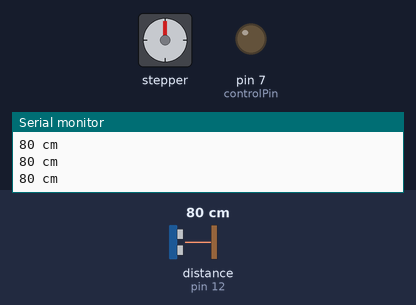
This sketch was run on a simulated Arduino Uno, built with avr-gcc and run on an emulated ATmega328P. Shown: stepper motor, output pins drawn as LEDs (lit = HIGH), the last lines printed to the serial monitor. Wiring (inferred from the names in the program): ultrasonic range finder: trigger pin 13; echo pin 12; stepper motor (2048 steps per turn assumed): coils pin 2, pin 3, pin 4, pin 5. The test bench sets the inputs (shaded band); at power-on: distance to the obstacle (sensor on pin 12) 80 cm. The echo pulse lasts 58.3 µs per cm; the audio player accepts every command and is not drawn; pins used as bus, display or sensor lines are not drawn.

Above: at 6.2 s.
6.3 s: distance to the obstacle (sensor on pin 12) set to 55 cm
7.9 s: distance to the obstacle (sensor on pin 12) set to 45 cm
At 8.44 s:
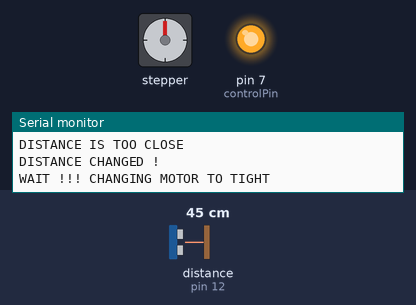
At 9.04 s:
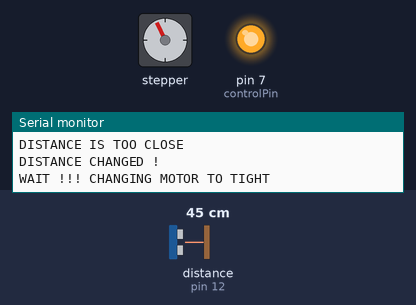
Timing chart, 0 to 22.9 s (numbered marks = the images above; inputs shaded):
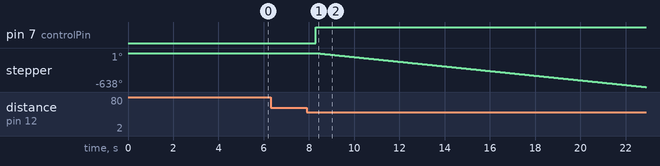

Measured:
- the behaviour switches between 51 and 50 cm on distance to the obstacle (sensor on pin 12) (found by bisection; images 0 and 1)
- after the input at 7.9 s, pin 7 (controlPin): LOW → HIGH after 0.39 s; stepper: keeps turning counter-clockwise at about 44°/s, starting after 0.42 s

The sketch:

stepper_master.ino
```cpp
#include "DFPlayer_Mini_Mp3.h"


#define MAX 1500  // Number of steps for turning loose or tight

#define trigPin 13
#define echoPin 12

#define motorPin1 2
#define motorPin2 3
#define motorPin3 4
#define motorPin4 5

#define controlPin 7
#define delayTime 4

#define TIGHT 1
#define LOOSE 0
#define STOP -1

#define DEBUG 1     // Set to 1 to see serial port messages, this MAY conflict with the MP3 playback !

#define SAMPLES 50   // Number of Consecutive samples before concluding distance of the object

int dir = STOP;
int state = LOOSE;


// TIGHT = CCW
// LOSE = CW

#define DISTANCE_TOO_CLOSE  0         // Audio File 0001.MP3
#define DISTANCE_PERFECT    1         // Audio File 0002.MP3
#define DISTANCE_FAR        2         // Audio file 0003.MP3
#define DISTANCE_TOO_FAR    3         // Audio File 0004.MP3
#define DISTANCE_START      4         // Audio File 0005.MP3


#define DISTANCE_CLOSE_CM      50
// ignore 51 to 69
#define DISTANCE_PERFECT_CM_MIN    70
#define DISTANCE_PERFECT_CM_MAX    120
// ignore 121 to 199
#define DISTANCE_FAR_CM        220

int distance = DISTANCE_START;
int distance_old = DISTANCE_START;
int distance_new = DISTANCE_START;

long duration, dist;

// MP3
// 1 = Tight
// 2 = Open
// 3 = Intro
void setup()
{

  pinMode(controlPin, OUTPUT);
  digitalWrite(controlPin, LOW);
  // Pins for stepper motor
  pinMode(motorPin1, OUTPUT);
  pinMode(motorPin2, OUTPUT);
  pinMode(motorPin3, OUTPUT);
  pinMode(motorPin4, OUTPUT);
  // Pins for distance meter
  pinMode(trigPin, OUTPUT);
  pinMode(echoPin, INPUT);

  Serial.begin(9600);

  mp3_set_serial (Serial); //set Serial for DFPlayer-mini mp3 module
  mp3_set_volume (50);

  //mp3_stop ();

  mp3_play (5); // 3 = 3rd audio file

  // wait before starting

  delay(5000);

}

void turn_loose()
{
   digitalWrite(controlPin, 0);
  int i = 0;

  for (i = 0; i < MAX; i++ )
  {
    digitalWrite(motorPin1, HIGH);
    digitalWrite(motorPin2, LOW);
    digitalWrite(motorPin3, LOW);
    digitalWrite(motorPin4, LOW);
    delay(delayTime);
    digitalWrite(motorPin1, LOW);
    digitalWrite(motorPin2, HIGH);
    digitalWrite(motorPin3, LOW);
    digitalWrite(motorPin4, LOW);
    delay(delayTime);
    digitalWrite(motorPin1, LOW);
    digitalWrite(motorPin2, LOW);
    digitalWrite(motorPin3, HIGH);
    digitalWrite(motorPin4, LOW);
    delay(delayTime);
    digitalWrite(motorPin1, LOW);
    digitalWrite(motorPin2, LOW);
    digitalWrite(motorPin3, LOW);
    digitalWrite(motorPin4, HIGH);
    delay(delayTime);
  }

 // turn motor coils all  off

  digitalWrite(motorPin1, LOW);
  digitalWrite(motorPin2, LOW);
  digitalWrite(motorPin3, LOW);
  digitalWrite(motorPin4, LOW);

  // mp3_stop (); // stop when turn completed

}

void turn_tight()
{
   int i = 0;

   digitalWrite(controlPin,1);

  for (i = 0; i < MAX; i++ )
  {

    digitalWrite(motorPin1, LOW);
    digitalWrite(motorPin2, LOW);
    digitalWrite(motorPin3, LOW);
    digitalWrite(motorPin4, HIGH);
    delay(delayTime);
    digitalWrite(motorPin1, LOW);
    digitalWrite(motorPin2, LOW);
    digitalWrite(motorPin3, HIGH);
    digitalWrite(motorPin4, LOW);
    delay(delayTime);
    digitalWrite(motorPin1, LOW);
    digitalWrite(motorPin2, HIGH);
    digitalWrite(motorPin3, LOW);
    digitalWrite(motorPin4, LOW);
    delay(delayTime);
    digitalWrite(motorPin1, HIGH);
    digitalWrite(motorPin2, LOW);
    digitalWrite(motorPin3, LOW);
    digitalWrite(motorPin4, LOW);
    delay(delayTime);

  }

  // turn motor coils all  off

  digitalWrite(motorPin1, LOW);
  digitalWrite(motorPin2, LOW);
  digitalWrite(motorPin3, LOW);
  digitalWrite(motorPin4, LOW);

  // mp3_stop (); // stop when turn completed

}

int i = 0;
int count = 0;

void loop()
{
   // Measure the distance using the HC-SR04

   if ( i == 500) // can change this to a lower value for faster reading the sensor
   {
      i = 0;

      if (DEBUG)
      {

        if (DEBUG)
        {
           // Serial.print("STATE = ");
           // if (state == LOOSE) Serial.println("LOOSE");
           // if (state == TIGHT ) Serial.println ("TIGHT");
        }
      }

      digitalWrite(trigPin, LOW);  // Added this line
      delayMicroseconds(2); // Added this line  2
      digitalWrite(trigPin, HIGH);
      delayMicroseconds(10); // Added this line 10
      digitalWrite(trigPin, LOW);
      duration = pulseIn(echoPin, HIGH);
      dist = (duration/2) / 29.1;
      delay(1);

      if (DEBUG)
      {
         Serial.print(dist);
         Serial.println(" cm");
        // Serial.print("count=");
        // Serial.println(count);
      }


     if ((dist > DISTANCE_FAR_CM) && (dist < 500))
     {
      // if (DEBUG) Serial.println("TOO_FAR");
       if (distance_new == DISTANCE_TOO_FAR) count++; else count = 0;
       distance_new = DISTANCE_TOO_FAR;
       if (count == SAMPLES)
       {
          distance= distance_new;
          if (DEBUG) Serial.println("DISTANCE IS TOO FAR");
          count = 0;
       }

     }
     else if ((dist >= DISTANCE_PERFECT_CM_MAX) && (dist < DISTANCE_FAR_CM))
     {
      // if (DEBUG) Serial.println("FAR");
        if (distance_new == DISTANCE_FAR) count++; else count = 0;
        distance_new = DISTANCE_FAR;
        if (count == SAMPLES)
        {
            distance = distance_new;
            if (DEBUG) Serial.println("DISTANCE IS FAR");
            count = 0;
        }

     }
     else if ((dist >= DISTANCE_PERFECT_CM_MIN) && (dist < DISTANCE_PERFECT_CM_MAX))
     {
     //   if (DEBUG) Serial.println("PERFECT");
        if (distance_new == DISTANCE_PERFECT) count++; else count = 0;
        distance_new = DISTANCE_PERFECT;
        if (count == SAMPLES)
        {
          distance= distance_new;
          if (DEBUG) Serial.println("DISTANCE IS PERFECT");
          count = 0;
        }
     }
     else
     {
        if (dist < DISTANCE_CLOSE_CM)
        {
         // if (DEBUG) Serial.println("TOO_CLOSE");
          if (distance_new == DISTANCE_TOO_CLOSE) count++; else count = 0;
          distance_new = DISTANCE_TOO_CLOSE;
          if (count == SAMPLES)
          {
             distance= distance_new;
             if (DEBUG) Serial.println("DISTANCE IS TOO CLOSE");
             count = 0;
          }
        }
     }

     // Only play a sound when the distance (state) changes
     if (distance_old != distance)
     {
       if (DEBUG) Serial.println("DISTANCE CHANGED !");
        mp3_play (distance+1);
        distance_old = distance;
        count = 0;
     }

     // check if we should change to TIGHT if current state is LOOSE

     if (state == LOOSE)
     {
        if (distance == DISTANCE_TOO_CLOSE)
        {
           if (DEBUG) Serial.println("WAIT !!! CHANGING MOTOR TO TIGHT");
           dir = TIGHT;
        }
     }

     // check if we should change to LOOSE if current state is TIGHT


     if (state == TIGHT)
     {
         if (distance == DISTANCE_FAR)
         {
            if (DEBUG) Serial.println("WAIT !!!! CHANGING MOTOR TO LOOSE");
            dir = LOOSE;
         }
     }

     if ((dir == TIGHT) && (state == LOOSE))
     {
        turn_tight();
        state = TIGHT;
       // count = 0;
      }

      if ((dir == LOOSE) && (state == TIGHT ))
      {
         turn_loose();
         state = LOOSE;
      //  count = 0;
      }
  }

  i++;

}
```
